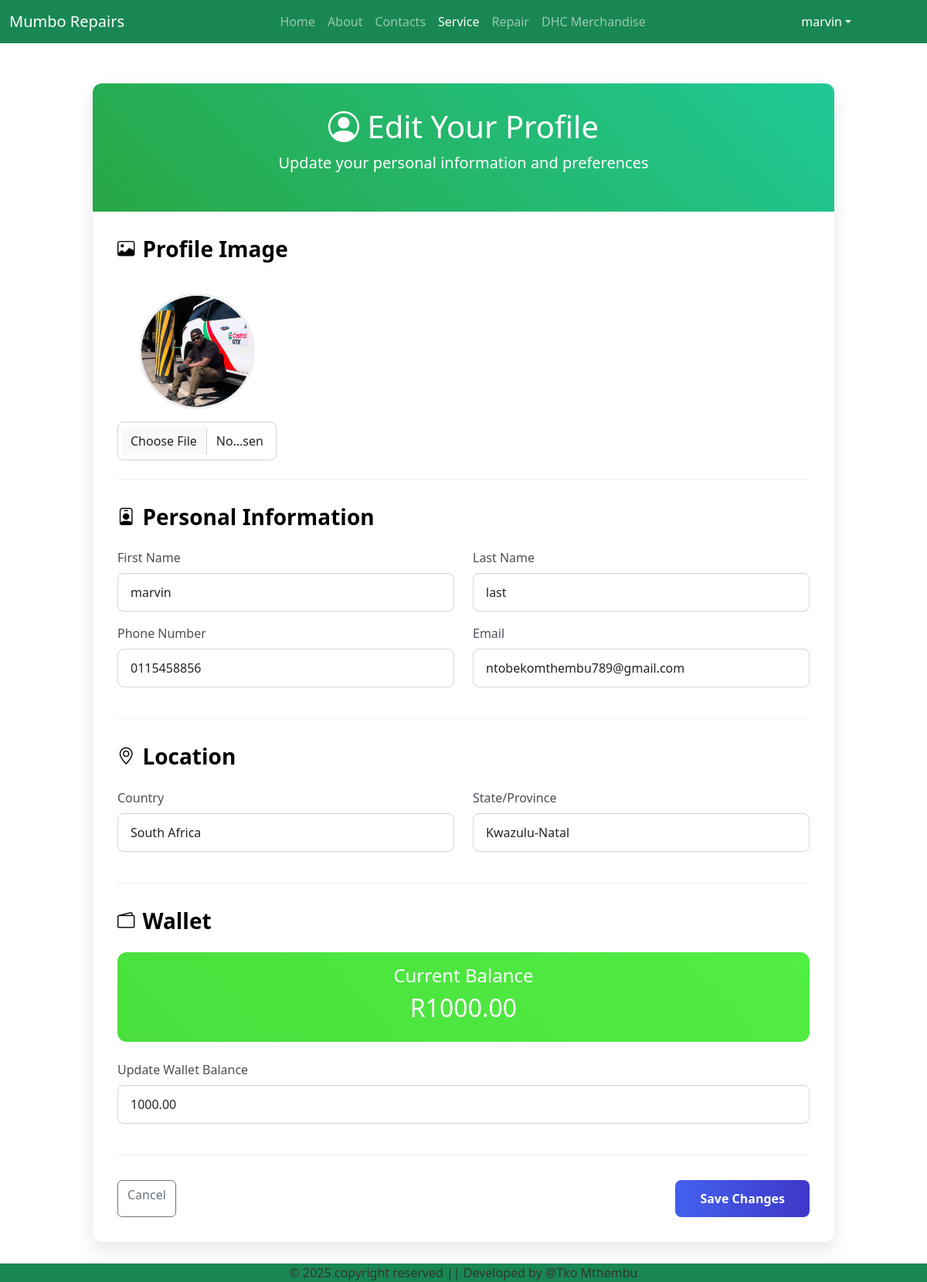
The page /service/profile (signed in) on the database its author committed.
### account/models.py (models this page shows, shortened)
class Profile(models.Model):
    pid = ShortUUIDField(primary_key=True, length=7, max_length=25, alphabet="abcdefghijklmnopqrstuvwxyz12345")
    image = models.FileField(upload_to=user_directory_path, default="images\default.png", null=True, blank=True)
    user = models.OneToOneField(User, on_delete=models.CASCADE)
    First_name = models.CharField(max_length = 20,blank=True, null=True)
    last_name = models.CharField(max_length = 20,blank=True, null=True)
    phone = models.CharField(max_length=10, blank=True, null=True)
    email = models.EmailField(max_length=50, blank=True, null=True)
    Country = models.CharField(max_length = 20, default="South Africa")
    Province = models.CharField(max_length = 20, blank=True, null=True)
    City = models.CharField(max_length = 20, blank=True, null=True)
    wallet = models.DecimalField(max_digits=12, decimal_places=2, default=0.00)
    verified = models.BooleanField(default=False)
    date = models.DateField(auto_now_add=True)
    class Meta:
        ordering = ["-date"]

### service/views.py (the view, shortened to what this page needs)
# urls.py: path('profile', views.EditProfileView, name='profile'),
@login_required
def EditProfileView(request):
    prof = get_object_or_404(Profile, user=request.user)
    if request.method == 'GET':
        form = ProfileForm(instance=prof)
        return render(request, 'service/profile.html',{'form':form, 'prof':prof})

### account/forms.py
class ProfileForm(forms.ModelForm):
    class Meta:
        model = Profile  # Ensure there's no comma here
        fields = ['image', 'First_name', 'last_name', 'phone', 'email', 'Country', 'Province', 'wallet']

### service/templates/service/profile.html (shortened to what this page needs)
{% extends "HomeApp/base.html" %}
{% load static %}
{% block main-content %}
<!DOCTYPE html>
<html lang="en">
<head>
    <link href="https://cdn.jsdelivr.net/npm/bootstrap@5.3.0-alpha1/dist/css/bootstrap.min.css" rel="stylesheet">
    <link rel="stylesheet" href="https://cdn.jsdelivr.net/npm/bootstrap-icons@1.8.1/font/bootstrap-icons.css">
</head>
<body>
    <div class="profile-container">
        <div class="profile-card">
            <div class="profile-header">
                <h1><i class="bi bi-person-circle"></i> Edit Your Profile</h1>
                <p class="lead">Update your personal information and preferences</p>
            </div>
            <div class="profile-body">
                <form method="POST" enctype="multipart/form-data">
                    <div class="form-section">
                        <h3 class="section-title"><i class="bi bi-image"></i> Profile Image</h3>
                        <div class="row">
                            <div class="col-md-3 text-center">
                                {% if prof.image %}
                                    <img id="avatar-preview" src="{{ prof.image.url }}" class="image-preview" alt="Current Profile Image">
                                {% else %}
                                    <img id="avatar-preview" src="https://via.placeholder.com/150" class="image-preview" alt="Default Profile Image">
                                {% endif %}
                                <div class="mt-3">
                                    <input type="file" id="image-upload" name="image" accept="image/*" class="form-control">
                                </div>
                            </div>
                        </div>
                    </div>
                    <div class="form-section">
                        <h3 class="section-title"><i class="bi bi-person-badge"></i> Personal Information</h3>
                        <div class="row">
                            <div class="col-md-6 mb-3">
                                <label for="First_name" class="form-label">First Name</label>
                                <input type="text" class="form-control" id="First_name" name="First_name" value="{{ form.First_name.value|default:'' }}" required>
                            </div>
                            <div class="col-md-6 mb-3">
                                <label for="last_name" class="form-label">Last Name</label>
                                <input type="text" class="form-control" id="last_name" name="last_name" value="{{ form.last_name.value|default:'' }}" required>
                            </div>
                        </div>
                        <div class="row">
                            <div class="col-md-6 mb-3">
                                <label for="phone" class="form-label">Phone Number</label>
                                <input type="tel" class="form-control" id="phone" name="phone" value="{{ form.phone.value|default:'' }}">
                            </div>
                            <div class="col-md-6 mb-3">
                                <label for="phone" class="form-label">Email</label>
                                <input type="email" class="form-control" id="email" name="email" value="{{ form.email.value|default:'' }}">
                            </div>
                        </div>
                    </div>
                    <div class="form-section">
                        <h3 class="section-title"><i class="bi bi-geo-alt"></i> Location</h3>
                        <div class="row">
                            <div class="col-md-6 mb-3">
                                <label for="Country" class="form-label">Country</label>
                                <input type="text" class="form-control" id="Country" name="Country" value="{{ form.Country.value|default:'' }}">
                            </div>
                            <div class="col-md-6 mb-3">
                                <label for="Province" class="form-label">State/Province</label>
                                <input type="text" class="form-control" id="Province" name="Province" value="{{ form.Province.value|default:'' }}">
                            </div>
                        </div>
                    </div>
                    <div class="form-section">
                        <h3 class="section-title"><i class="bi bi-wallet2"></i> Wallet</h3>
                        <div class="wallet-balance">
                            <h4>Current Balance</h4>
                            <h2>R{{ form.wallet.value|default:"0.00" }}</h2>
                        </div>
                        <div class="mb-3">
                            <label for="wallet" class="form-label">Update Wallet Balance</label>
                            <input type="number" step="0.01" class="form-control" id="wallet" name="wallet" value="{{ form.wallet.value|default:'' }}">
                        </div>
                    </div>
                    <div class="d-flex justify-content-between mt-4">
                        <a href="#" class="btn btn-outline-secondary">Cancel</a>
                        <button type="submit" class="btn btn-primary">Save Changes</button>
                    </div>
                </form>
            </div>
        </div>
    </div>
</body>
</html>
{% endblock main-content %}

### HomeApp/templates/HomeApp/base.html (shortened to what this page needs)
{% load static %}
<!DOCTYPE html>
<html lang="en">
<head>
    <link href="https://cdn.jsdelivr.net/npm/bootstrap@5.3.5/dist/css/bootstrap.min.css" rel="stylesheet">
    <link rel="stylesheet" href="{% static 'HomeApp/css/all.min.css' %}">
    <link rel="stylesheet" href="{% static 'HomeApp/css/owl.carousel.min.css' %}">
    <link rel="stylesheet" href="https://cdnjs.cloudflare.com/ajax/libs/toastr.js/latest/toastr.min.css">
    <link href="https://cdn.jsdelivr.net/npm/bootstrap@5.3.0/dist/css/bootstrap.min.css" rel="stylesheet">
    <link rel="stylesheet" href="https://cdnjs.cloudflare.com/ajax/libs/font-awesome/6.0.0/css/all.min.css">
</body>
</head>
<body>
    <nav class="navbar navbar-expand-lg navbar-dark bg-success">
        {% if user.is_authenticated %}
            <div class="container-fluid" >
                <a class="navbar-brand" href="#">
                    <img src="">Mumbo Repairs
                </a>
                <div class="collapse navbar-collapse justify-content-center" id="navbarNav">
                    <ul class="navbar-nav">
                        <li class="nav-item">
                        <a class="nav-link {% if request.path == '/home/' %}active{% endif %}" aria-current="page" href="{% url "home" %}">Home</a>
                        </li>
                        <li class="nav-item">
                        <a class="nav-link {% if request.path == '/about/' %}active{% endif %}" href="#">About</a>
                        </li>
                        <li class="nav-item">
                        <a class="nav-link {% if request.path == '/contacts/' %}active{% endif %}" href="#">Contacts</a>
                        </li>
                        <li class="nav-item">
                        <a class="nav-link {% if 'service' in request.path %}active{% endif %}"  href="{% url "service:home" %}">Service</a>
                        </li>
                        <li class="nav-item">
                        <a class="nav-link" href="{% url "repairs:repair" %}">Repair</a>
                        </li>
                        <li class="nav-item">
                        <a class="nav-link" href="#">DHC Merchandise</a>
                        </li>
                    </ul>
                </div>
                <div>
                    <ul class="navbar-nav me-auto mb-2 mb-lg-0">
                        <li class="nav-item dropdown mx-2">
                            <a class="nav-link dropdown-toggle text-white" href="#" id="profileDropdown" role="button" data-bs-toggle="dropdown" arial-expanded="false" style="margin-right:70px">{{user.username}}</a>
                        </li>
                    </ul>
                </div>
            </div>
        {% endif %}
    </nav>
    {% block main-content %}{% endblock main-content %}
    <footer class="container-fluid fixed-bottom bg-success text-center p-0.5 mt-4">
        &copy; 2025 copyright reserved || Developed by @Tko Mthembu
    </footer>
</html>

### service/templates/service/profile.html (style rules this page uses)
:root { --primary-color: #4361ee; --secondary-color: #3f37c9; --accent-color: #4895ef; --light-color: #f8f9fa; --dark-color: #212529; --success-color: #4cc9f0; --border-radius: 12px; --box-shadow: 0 10px 25px rgba(0,0,0,0.1); }
body { background-color: #ffffffff; color: #333; font-family: 'Segoe UI', Tahoma, Geneva, Verdana, sans-serif; }
.profile-container { max-width: 1000px; margin: 2rem auto; padding: 20px; }
.profile-card { background: white; border-radius: var(--border-radius); box-shadow: var(--box-shadow); overflow: hidden; transition: transform 0.3s ease; }
.profile-header { background: linear-gradient(45deg, #28a745, #20c997); color: white; padding: 2rem; text-align: center; }
.profile-body { padding: 2rem; }
.form-section { margin-bottom: 2rem; padding-bottom: 1.5rem; border-bottom: 1px solid #eee; }
.section-title { color:black; margin-bottom: 1.5rem; font-weight: 600; display: flex; align-items: center; }
.section-title i { margin-right: 10px; font-size: 1.4rem; }
.form-label { font-weight: 500; color: #495057; margin-bottom: 0.5rem; }
.form-control, .form-select { border-radius: 8px; padding: 0.75rem 1rem; border: 1px solid #ced4da; transition: all 0.3s; }
.btn-primary { background: linear-gradient(to right, var(--primary-color), var(--secondary-color)); border: none; padding: 0.75rem 2rem; font-weight: 600; border-radius: 8px; transition: all 0.3s; }
.image-preview { width: 150px; height: 150px; border-radius: 50%; object-fit: cover; border: 3px solid #eee; margin: 1rem auto; display: block; }
.wallet-balance { background: linear-gradient(45deg, #4adf3dff, #51ee43ff); color: white; padding: 1rem; border-radius: var(--border-radius); text-align: center; margin-bottom: 1.5rem; }

### rows shown on the page
Profile: image (picture), First_name "marvin", last_name "last", phone "0115458856", email "ntobekomthembu789@gmail.com", Country "South Africa", Province "Kwazulu-Natal", wallet.value "1000.00", wallet "1000.00"

### other values the page prints
{{ user.username }} "marvin"
